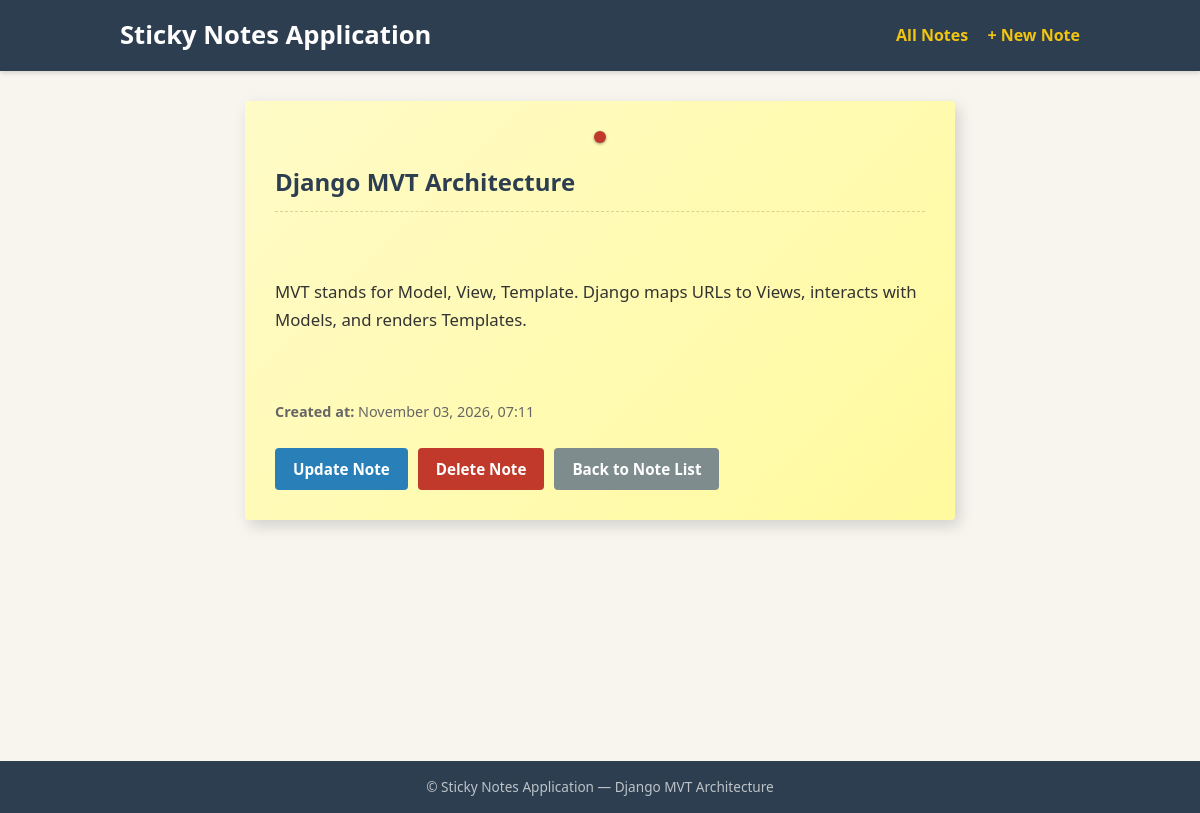
Page /note/2/ on the committed database.
### notes/models.py (models this page shows, shortened)
class Note(models.Model):
    title = models.CharField(max_length=255)
    content = models.TextField()
    created_at = models.DateTimeField(auto_now_add=True)

### notes/views.py (the view)
# urls.py: path("note/<int:pk>/", note_detail, name="note_detail"),
def note_detail(request, pk):
    note = get_object_or_404(Note, pk=pk)
    return render(request, "notes/note_detail.html", {"note": note})

### notes/templates/notes/note_detail.html (shortened to what this page needs)
{% extends 'base.html' %}
{% block content %}
<div class="note-detail-card">
    <div class="pin"></div>
    <h2>{{ note.title }}</h2>
    <div class="note-body">
        <p>{{ note.content }}</p>
    </div>
    <p class="timestamp">
        <strong>Created at:</strong> {{ note.created_at|date:"F d, Y, H:i" }}
    </p>
    <div class="detail-actions">
        <a href="{% url 'note_update' pk=note.pk %}" class="btn btn-primary">Update Note</a>
        <a href="{% url 'note_delete' pk=note.pk %}" class="btn btn-danger">Delete Note</a>
        <a href="{% url 'note_list' %}" class="btn btn-secondary">Back to Note List</a>
    </div>
</div>
{% endblock %}

### notes/static/notes/styles.css (style rules this page uses)
body { font-family: "Segoe UI", Arial, Helvetica, sans-serif; margin: 0; padding: 0; background-color: #f7f5ee; color: #333333; line-height: 1.6; }
h2 { color: #2c3e50; margin-bottom: 20px; border-bottom: 2px solid #e0dfd5; padding-bottom: 8px; }
.btn { display: inline-block; padding: 9px 18px; font-size: 0.95rem; font-weight: 600; border-radius: 4px; text-decoration: none; cursor: pointer; border: none; transition: background-color 0.2s ease; }
.btn-primary { background-color: #2980b9; color: #ffffff; }
.btn-secondary { background-color: #7f8c8d; color: #ffffff; }
.btn-danger { background-color: #c0392b; color: #ffffff; }
.pin { width: 12px; height: 12px; background-color: #c0392b; border-radius: 50%; margin: 0 auto 12px auto; box-shadow: 0 1px 3px rgba(0, 0, 0, 0.4); }
.note-detail-card { background: linear-gradient(135deg, #fffbc7 0%, #fffa9e 100%); padding: 30px; border-radius: 4px; box-shadow: 4px 6px 15px rgba(0, 0, 0, 0.15); max-width: 650px; margin: 20px auto; }
.note-detail-card h2 { border-bottom: 1px dashed #dcd48e; padding-bottom: 10px; color: #2c3e50; }
.note-detail-card .note-body { white-space: pre-line; font-size: 1.05rem; margin: 20px 0; line-height: 1.7; }
.note-detail-card .timestamp { color: #666666; font-size: 0.9rem; margin-bottom: 25px; }
.detail-actions { display: flex; gap: 10px; flex-wrap: wrap; }

### rows in the picture
Note: title "Django MVT Architecture", content "MVT stands for Model, View, Template. Django maps URLs to Views, interacts with Models, and renders Templates.", created_at "November 03, 2026, 07:11"
